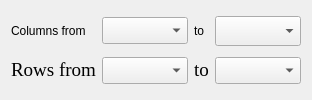
             <widget class="QWidget" name="tab_XValues">
              <attribute name="title">
               <string>X Values</string>
              </attribute>
              <layout class="QGridLayout" name="gridLayout_7">
               <item row="0" column="2">
                <widget class="QLabel" name="label_Xcolto">
                 <property name="text">
                  <string>to</string>
                 </property>
                </widget>
               </item>
               <item row="0" column="3">
                <widget class="QComboBox" name="combo_Xcolto">
                 <property name="sizePolicy">
                  <sizepolicy hsizetype="Expanding" vsizetype="Fixed">
                   <horstretch>0</horstretch>
                   <verstretch>0</verstretch>
                  </sizepolicy>
                 </property>
                 <property name="font">
                  <font>
                   <family>Times New Roman</family>
                   <pointsize>14</pointsize>
                  </font>
                 </property>
                 <property name="currentText">
                  <string/>
                 </property>
                 <property name="currentIndex">
                  <number>0</number>
                 </property>
                 <item>
                  <property name="text">
                   <string/>
                  </property>
                 </item>
                 <item>
                  <property name="text">
                   <string/>
                  </property>
                 </item>
                </widget>
               </item>
               <item row="1" column="3">
                <widget class="QComboBox" name="combo_Xrowto">
                 <property name="sizePolicy">
                  <sizepolicy hsizetype="Expanding" vsizetype="Fixed">
                   <horstretch>0</horstretch>
                   <verstretch>0</verstretch>
                  </sizepolicy>
                 </property>
                 <property name="font">
                  <font>
                   <family>Times New Roman</family>
                   <pointsize>12</pointsize>
                  </font>
                 </property>
                </widget>
               </item>
               <item row="0" column="1">
                <widget class="QComboBox" name="combo_Xcolfrom">
                 <property name="sizePolicy">
                  <sizepolicy hsizetype="Expanding" vsizetype="Fixed">
                   <horstretch>0</horstretch>
                   <verstretch>0</verstretch>
                  </sizepolicy>
                 </property>
                 <property name="font">
                  <font>
                   <family>Times New Roman</family>
                   <pointsize>12</pointsize>
                  </font>
                 </property>
                </widget>
               </item>
               <item row="1" column="1">
                <widget class="QComboBox" name="combo_Xrowfrom">
                 <property name="sizePolicy">
                  <sizepolicy hsizetype="Expanding" vsizetype="Fixed">
                   <horstretch>0</horstretch>
                   <verstretch>0</verstretch>
                  </sizepolicy>
                 </property>
                 <property name="font">
                  <font>
                   <family>Times New Roman</family>
                   <pointsize>12</pointsize>
                  </font>
                 </property>
                </widget>
               </item>
               <item row="1" column="2">
                <widget class="QLabel" name="label_Xrowto">
                 <property name="sizePolicy">
                  <sizepolicy hsizetype="Fixed" vsizetype="Preferred">
                   <horstretch>0</horstretch>
                   <verstretch>0</verstretch>
                  </sizepolicy>
                 </property>
                 <property name="font">
                  <font>
                   <family>Times New Roman</family>
                   <pointsize>14</pointsize>
                  </font>
                 </property>
                 <property name="text">
                  <string>&lt;html&gt;&lt;head/&gt;&lt;body&gt;&lt;p&gt;to&lt;/p&gt;&lt;/body&gt;&lt;/html&gt;</string>
                 </property>
                </widget>
               </item>
               <item row="0" column="0">
                <widget class="QLabel" name="label_Xcols">
                 <property name="text">
                  <string>Columns from</string>
                 </property>
                </widget>
               </item>
               <item row="1" column="0">
                <widget class="QLabel" name="label_Xrows">
                 <property name="sizePolicy">
                  <sizepolicy hsizetype="Fixed" vsizetype="Fixed">
                   <horstretch>0</horstretch>
                   <verstretch>0</verstretch>
                  </sizepolicy>
                 </property>
                 <property name="font">
                  <font>
                   <family>Times New Roman</family>
                   <pointsize>14</pointsize>
                  </font>
                 </property>
                 <property name="frameShape">
                  <enum>QFrame::NoFrame</enum>
                 </property>
                 <property name="frameShadow">
                  <enum>QFrame::Raised</enum>
                 </property>
                 <property name="lineWidth">
                  <number>1</number>
                 </property>
                 <property name="text">
                  <string>&lt;html&gt;&lt;head/&gt;&lt;body&gt;&lt;p&gt;Rows from&lt;/p&gt;&lt;/body&gt;&lt;/html&gt;</string>
                 </property>
                </widget>
               </item>
              </layout>
             </widget>
